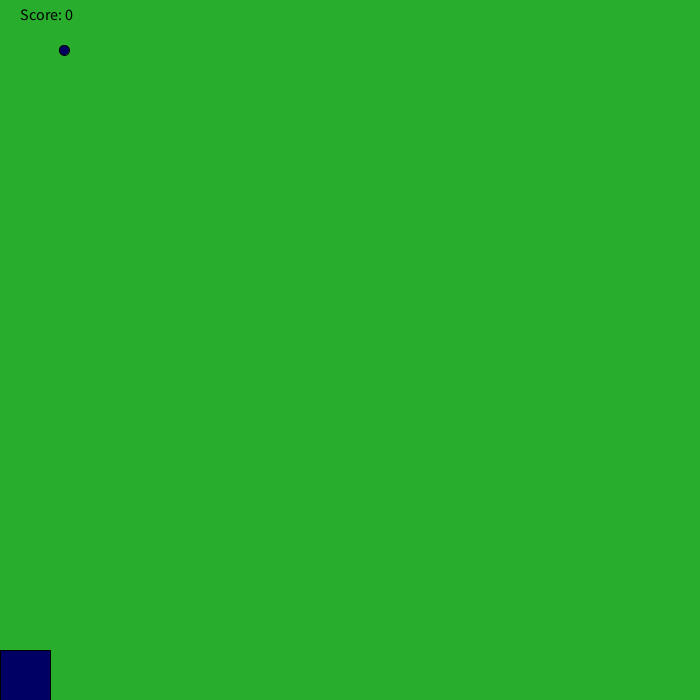
Frame 1 (no input)
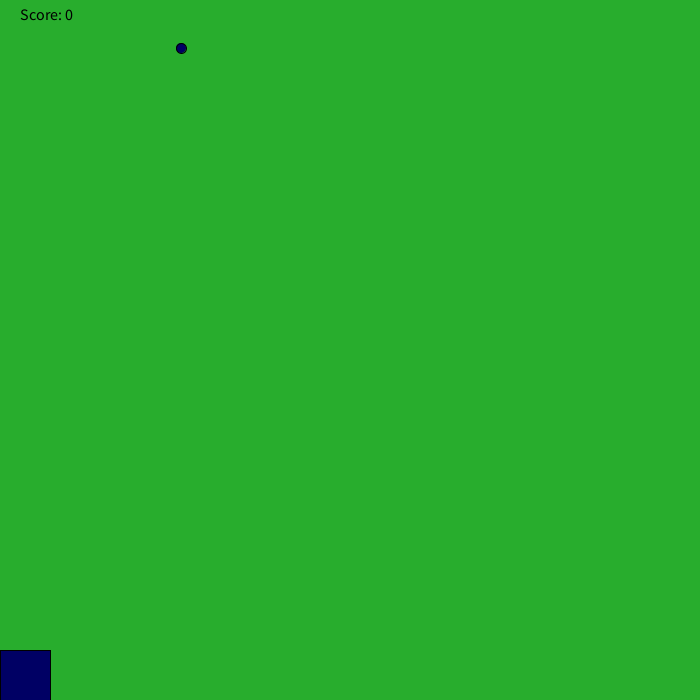
Frame 60 (the mouse pressed at the canvas centre just before this capture)
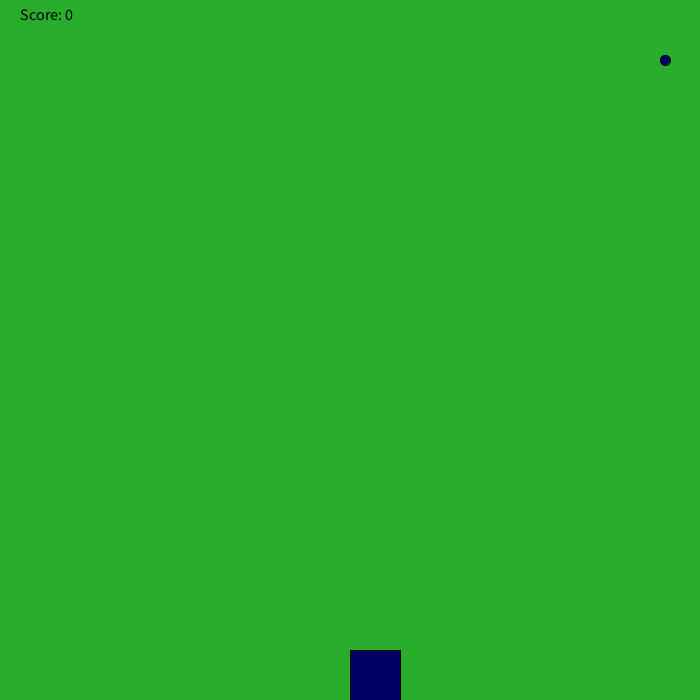
Frame 120 (the mouse held since frame 60 and released just before this capture)

The Processing sketch that drew these frames (run headless with seeded random() and noise(); from frame 60 on, the mouse is pressed at the canvas centre):

// Processing sketch: sketch_190420b
// ── sketch_190420b.pde
int randy = (int) random(width);
int rain = 50;
int score = 0;
void setup() {
  size(700, 700);


}
void draw() {
  background(#28AD2D);
  fill(#000064);
  stroke(#000000);
  ellipse(randy, rain, 10, 10);
  rain+= 12.5;
  if (rain > 700) {
    checkCatch( randy);
    drawNewRaindrop();
  }
  rect(mouseX,650,50,50);
 fill(0, 0, 0);
textSize(16);
text("Score: " + score, 20, 20);
}
void drawNewRaindrop(){
 rain = 0;
  randy = (int) random(width);
 ellipse(randy, rain, 10, 10);

}
void checkCatch(int x){
     if (x > mouseX && x < mouseX+50)
          score++;
     else if (score > 0) 
          score--;
     println("Your score is now: " + score); }
